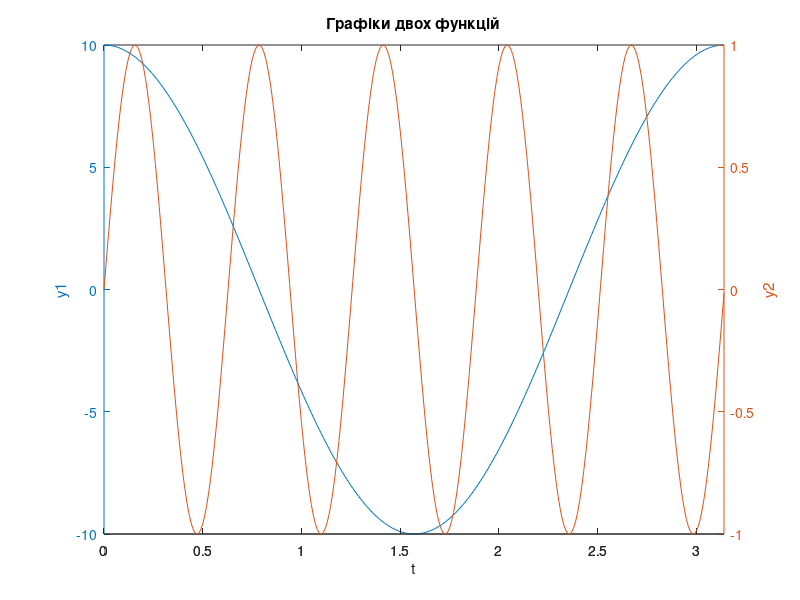

Write MATLAB code to recreate this figure.
t = 0:0.01:pi;
y1 = 10 .* cos(2.*t);
y2 = sin(10.*t);

[ax, h1, h2] = plotyy(t, y1, t, y2);

xlabel('t');
ylabel(ax(1), 'y1');
ylabel(ax(2), 'y2');
title('Графіки двох функцій');
